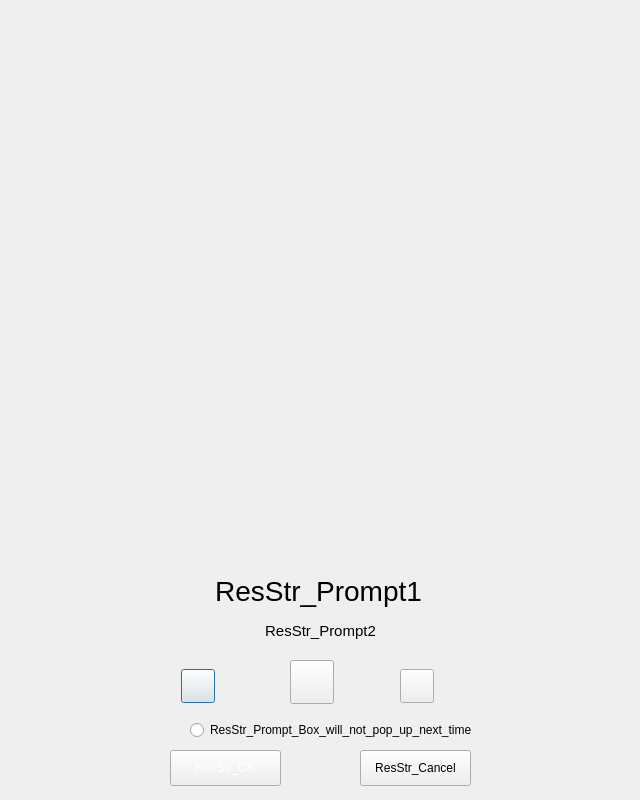
<?xml version="1.0" encoding="UTF-8"?>
<ui version="4.0">
 <class>AnimationDlg</class>
 <widget class="QDialog" name="AnimationDlg">
  <property name="geometry">
   <rect>
    <x>0</x>
    <y>0</y>
    <width>640</width>
    <height>800</height>
   </rect>
  </property>
  <property name="windowTitle">
   <string/>
  </property>
  <widget class="QPushButton" name="bt_back">
   <property name="geometry">
    <rect>
     <x>181</x>
     <y>669</y>
     <width>34</width>
     <height>34</height>
    </rect>
   </property>
   <property name="styleSheet">
    <string notr="true">QPushButton{
	border-image: url(:/Images/AnimationControl/leftNormal.tif);
}
QPushButton::hover{
	border-image: url(:/Images/AnimationControl/leftHover.tif);
}
QPushButton::Pressed{
	border-image: url(:/Images/AnimationControl/leftPress.tif);
}</string>
   </property>
   <property name="text">
    <string/>
   </property>
  </widget>
  <widget class="QPushButton" name="btCancel">
   <property name="geometry">
    <rect>
     <x>360</x>
     <y>750</y>
     <width>111</width>
     <height>36</height>
    </rect>
   </property>
   <property name="styleSheet">
    <string notr="true">QPushButton{
border-image:url(:/Images/Btn_Gray.png);
}
QPushButton:hover{
	border-image:url(:/Images/Btn_Gray.png);
	color:green;
}
QPushButton:pressed{
	border-image: url(:/Images/Btn_Gray_Pressed.png);
	color:white;
}</string>
   </property>
   <property name="text">
    <string>ResStr_Cancel</string>
   </property>
  </widget>
  <widget class="QPushButton" name="bt_next">
   <property name="geometry">
    <rect>
     <x>400</x>
     <y>669</y>
     <width>34</width>
     <height>34</height>
    </rect>
   </property>
   <property name="styleSheet">
    <string notr="true">QPushButton{	
	border-image: url(:/Images/AnimationControl/rightNormal.tif);
}
QPushButton::hover{
	border-image: url(:/Images/AnimationControl/rightHover.tif);
}
QPushButton::Pressed{
	border-image: url(:/Images/AnimationControl/rightPress.tif);
}</string>
   </property>
   <property name="text">
    <string/>
   </property>
  </widget>
  <widget class="QRadioButton" name="radioButton">
   <property name="geometry">
    <rect>
     <x>190</x>
     <y>720</y>
     <width>321</width>
     <height>20</height>
    </rect>
   </property>
   <property name="text">
    <string>ResStr_Prompt_Box_will_not_pop_up_next_time</string>
   </property>
  </widget>
  <widget class="QLabel" name="label_msg1">
   <property name="geometry">
    <rect>
     <x>213</x>
     <y>570</y>
     <width>211</width>
     <height>41</height>
    </rect>
   </property>
   <property name="font">
    <font>
     <pointsize>21</pointsize>
    </font>
   </property>
   <property name="text">
    <string>ResStr_Prompt1</string>
   </property>
   <property name="alignment">
    <set>Qt::AlignCenter</set>
   </property>
  </widget>
  <widget class="QPushButton" name="bt_pause_play">
   <property name="geometry">
    <rect>
     <x>290</x>
     <y>660</y>
     <width>44</width>
     <height>44</height>
    </rect>
   </property>
   <property name="styleSheet">
    <string notr="true">QPushButton{	
	border-image: url(:/Images/AnimationControl/pauseNormal.tif);
}
QPushButton::hover{	
	border-image: url(:/Images/AnimationControl/pauseHover.tif);
}
QPushButton::Pressed{
	border-image: url(:/Images/AnimationControl/pausePress.tif);
}
</string>
   </property>
   <property name="text">
    <string/>
   </property>
  </widget>
  <widget class="QLabel" name="label_msg2">
   <property name="geometry">
    <rect>
     <x>0</x>
     <y>610</y>
     <width>641</width>
     <height>41</height>
    </rect>
   </property>
   <property name="font">
    <font>
     <pointsize>11</pointsize>
    </font>
   </property>
   <property name="layoutDirection">
    <enum>Qt::RightToLeft</enum>
   </property>
   <property name="text">
    <string>ResStr_Prompt2</string>
   </property>
   <property name="alignment">
    <set>Qt::AlignCenter</set>
   </property>
  </widget>
  <widget class="QPushButton" name="btOK">
   <property name="geometry">
    <rect>
     <x>170</x>
     <y>750</y>
     <width>111</width>
     <height>36</height>
    </rect>
   </property>
   <property name="styleSheet">
    <string notr="true">QPushButton{
	border-image:url(:/Images/Btn_Green.png);
	color: rgb(255, 255, 255);
}
QPushButton:hover{
	border-image:url(:/Images/Btn_Green.png);
	color:brack;
}
QPushButton:pressed{
border-image:url(:/Images/Btn_Green_Pressed.png);
color: rgb(255, 255, 255);
}
</string>
   </property>
   <property name="text">
    <string>ResStr_OK</string>
   </property>
  </widget>
 </widget>
 <resources/>
 <connections/>
</ui>
